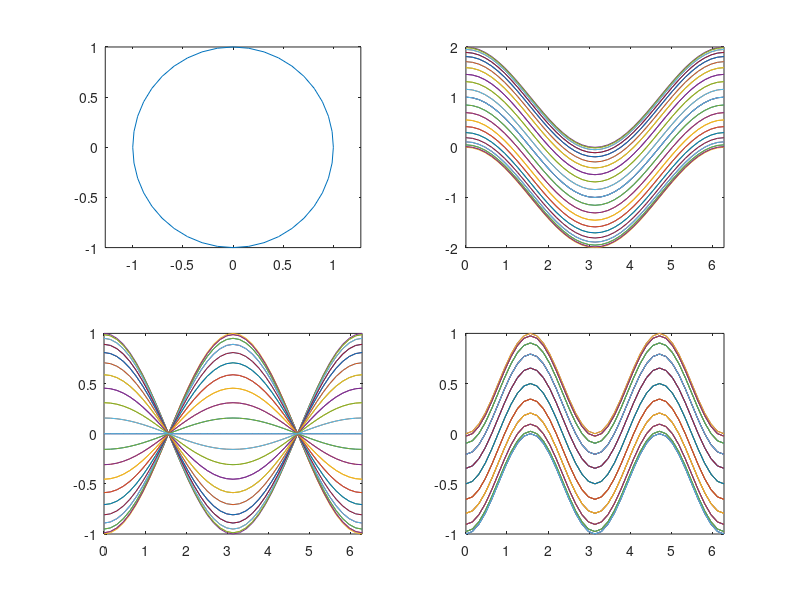

MATLAB code to generate this figure:
t = 0:pi/20:2*pi;
[x,y] = meshgrid(t);
subplot(2,2,1)
plot(sin(t),cos(t)) 
axis equal
subplot(2,2,2)
z = sin(x)+cos(y);
plot(t,z)
axis([0 2*pi -2 2])
subplot(2,2,3)
z = sin(x).*cos(y);
plot(t,z)
axis([0 2*pi -1 1])
subplot(2,2,4)
z = (sin(x).^2)-(cos(y).^2);
plot(t,z)
axis([0 2*pi -1 1])
